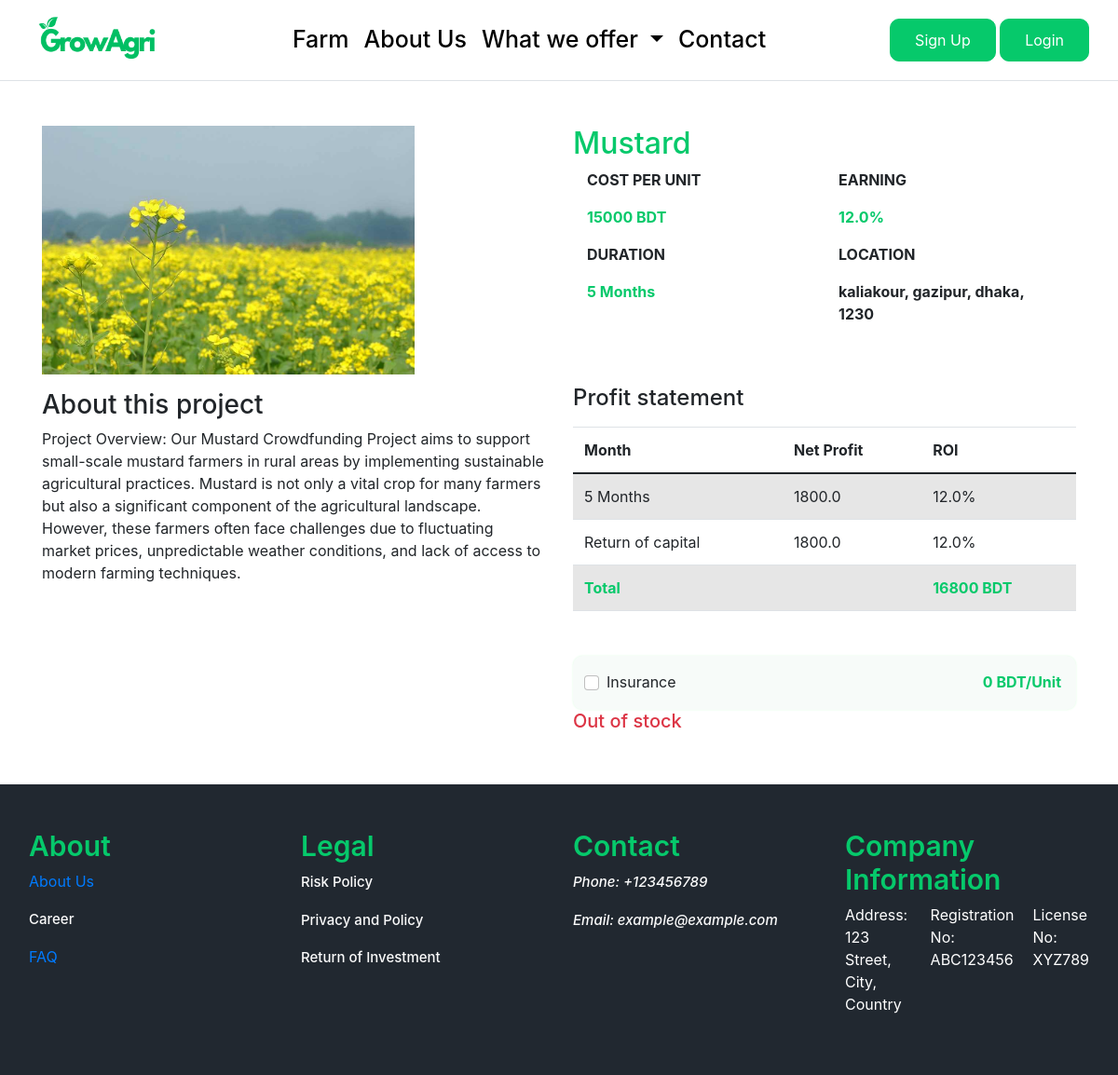
Before: /farm/mustard/mustard/ with the older database file.
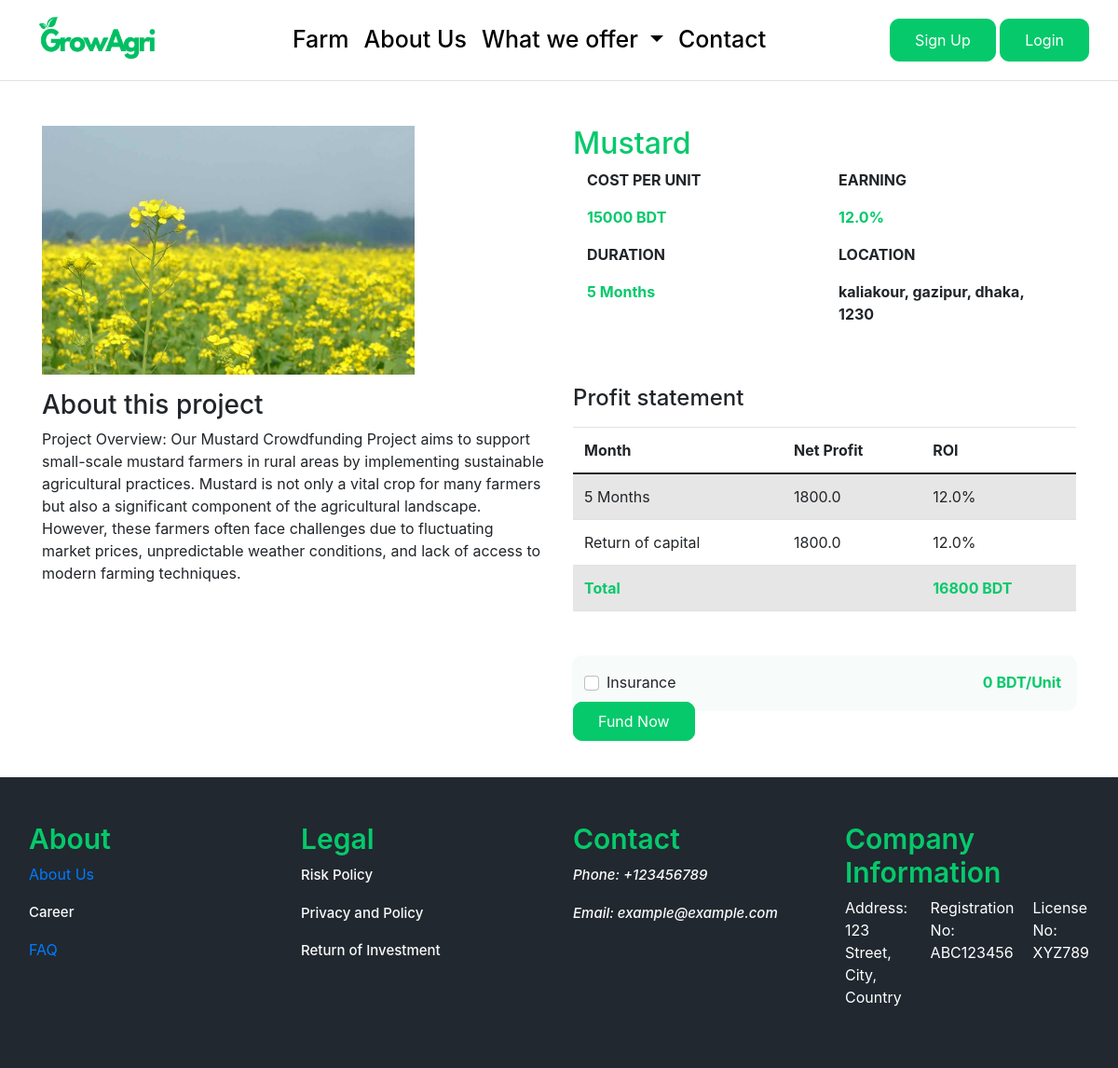
After: the same page with the newer database file.
### farm/models.py (models this page shows, shortened)
class Farm(models.Model):
    farm_name = models.CharField(max_length=200, unique=True)
    slug = models.SlugField(max_length=200, unique=True, blank=True)
    description = models.TextField(max_length=500, blank=True)
    price = models.IntegerField()
    images = models.ImageField(upload_to='photos/farm')
    stock = models.IntegerField()
    is_available = models.BooleanField(default=True)
    category = models.ForeignKey(CropType, on_delete=models.CASCADE)
    created_date = models.DateTimeField(auto_now_add=True)
    modified_date = models.DateTimeField(auto_now=True)
    campaign_status = models.CharField(max_length=20, choices=[('draft', 'Draft'), ('active', 'Active'), ('completed', 'Completed')], default='draft')
    location = models.CharField(max_length=200, default='')  # Location of the farm
    duration = models.IntegerField(default=None, null=True, blank=True)
    custom_percentage = models.FloatField(validators=[MinValueValidator(0)], null=True, blank=True)
    def calculate_roi(self):
        if self.custom_percentage is None:
            raise ValueError("Custom percentage is not specified.")
        return (self.price * self.custom_percentage) / 100

### farm/views.py (the view)
# urls.py: path('<slug:crop_slug>/<slug:farm_slug>/', views.farm_detail, name='farm_detail'),
def farm_detail(request, crop_slug, farm_slug):
    try:
        single_product = Farm.objects.get(category__slug=crop_slug, slug= farm_slug)
    except Exception as e:
        raise e
    farm = get_object_or_404(Farm, slug=farm_slug)
    total_sum_value = farm.calculate_roi() + farm.price
    context = {
        'farm': farm,
        'total_sum_value': total_sum_value,
        'single_product': single_product,
    }
    return render(request, 'farm/farm_detail.html', context)

### projects/context_processors.py (called while the page is built)
def menu_links(request):
    links = CropType.objects.all()
    return dict(links=links)

### templates/farm/farm_detail.html (shortened to what this page needs)
{% extends "base.html" %}
{% load static %}
{% block content %}
    <div class="container my-5">
        <div class="row">
            <div class="col-md-6 col-sm-12">
                <img src="{{ farm.images.url }}" width="400" alt="" class="booking_product">
                <div class="booking_content my-3">
                    <h3>About this project</h3>
                    <p>{{ farm.description }}</p>
                </div>
            </div>
            <div class="col-md-6 col-sm-12">
                <h2 class="text_color">{{ farm.farm_name }}</h2>
                <div class="container">
                    <div class="row">
                        <div class="col-md-6 col-sm-12">
                            <p class="fw-bold">COST PER UNIT</p>
                            <p class="fw-bold text_color">{{ farm.price }} BDT</p>
                        </div>
                        <div class="col-md-6 col-sm-12">
                            <p class="fw-bold">EARNING</p>
                            <p class="fw-bold text_color">{{ farm.custom_percentage }}%</p>
                        </div>
                    </div>
                </div>
                <div class="container">
                    <div class="row">
                        <div class="col-md-6 col-sm-12">
                            <p class="fw-bold">DURATION</p>
                            <p class="fw-bold text_color">{{ farm.duration }} Months</p>
                        </div>
                        <div class="col-md-6 col-sm-12">
                            <p class="fw-bold">LOCATION</p>
                            <p class="fw-bold">{{ farm.location}}</p>
                        </div>
                    </div>
                </div>
                <div class="my-5">
                    <h4 class="my-3">Profit statement</h4>
                    <table class="table table-striped">
                        <thead>
                            <tr>
                                <th scope="col">Month</th>
                                <th scope="col">Net Profit</th>
                                <th scope="col">ROI</th>
                            </tr>
                        </thead>
                        <tbody>
                            <tr>
                                <td> {{ farm.duration }} Months </td>
                                <td>{{ farm.calculate_roi }} </td>
                                <td>{{ farm.custom_percentage }}%</td>
                            </tr>
                            <tr>
                                <td> Return of capital</td>
                                <td>{{ farm.calculate_roi }} </td>
                                <td> {{ farm.custom_percentage }}%</td>
                            </tr>
                            <tr>
                                <td colspan="2" class="text_color fw-bold">Total</td>
                                <td class="text_color fw-bold">{{ farm.calculate_roi|add:farm.price }} BDT</td>
                            </tr>
                        </tbody>
                    </table>
                </div>
                <div class="gray_bg p-3 d-flex justify-content-between">
                    <div class="form-check">
                        <input type="checkbox" class="form-check-input" id="exampleCheck1">
                        <label class="form-check-label" for="exampleCheck1">Insurance</label>
                    </div>
                    <p class="m-0 fw-bold text_color">0 BDT/Unit</p>
                </div>
                    {% if single_product.stock > 0 %}
                    <a href="{% url 'add_cart' single_product.id %}" class="custom_button">Fund Now</a>
                {% else %}
                    <h5 class="text-danger">Out of stock</h5>
                {% endif %}
            </div>
        </div>
    </div>
    {% endblock content %}

### templates/base.html (shortened to what this page needs)
{% load static %}
{%load static %}
<!doctype html>
<html lang="en">
<head>
    <link href="https://cdn.jsdelivr.net/npm/bootstrap@5.0.2/dist/css/bootstrap.min.css" rel="stylesheet"
>
        <link rel="stylesheet" href="https://cdn.jsdelivr.net/npm/bootstrap@4.0.0/dist/css/bootstrap.min.css">
    <link href="https://cdnjs.cloudflare.com/ajax/libs/font-awesome/5.15.4/css/all.min.css" rel="stylesheet">
    <link rel="stylesheet" href="{% static 'css/style.css' %}">
</head>
<body>
    {% include 'includes/header.html' %}
    {% block content%}
    {% endblock content %}
    {% include 'includes/footer.html' %}
</body>
</html>

### templates/includes/header.html (shortened to what this page needs)
{% load static %}
 <nav class="navbar navbar-expand-lg border-bottom navbar-light">
    <div class="container-fluid">
        <a class="mb-0 h1 logo_text" href="{% url 'home' %}">
          <img src="{% static 'images/logo.png' %}" height="70" width="150" alt="">
        </a>
        {% if user.id is None %}
        <div class="collapse navbar-collapse" id="navbarSupportedContent">
            <ul class="navbar-nav mx-auto mb-2 mb-lg-0">
                <li class="nav-item">
                    <a class="nav-link link_item" href="{% url 'farm' %}">Farm</a>
                </li>
                <li class="nav-item">
                    <a class="nav-link link_item" href="{% url 'about-us' %}">About Us</a>
                </li>
                <li class="nav-item dropdown">
                    <a class="nav-link link_item dropdown-toggle" href="#" id="navbarDropdown" role="button" data-toggle="dropdown" aria-haspopup="true" aria-expanded="false">
                        What we offer
                    </a>
                </li>
                <li class="nav-item">
                    <a class="nav-link link_item" href="#">Contact</a>
                </li>
            </ul>
            <div>
                <a href="{% url 'register' %}" class="btn btn-primary custom_button">Sign Up</a>
                <a href="{% url 'login' %}" class="btn btn-outline-secondary custom_button">Login</a>
            </div>
        {% endif %}
        </div>
    </div>
</nav>

### templates/script.html (shortened to what this page needs)
{% load static %}

### templates/includes/footer.html
{% load static%}
<link rel="stylesheet" href="{% static 'css/style.css' %}">
    <div class="footer_container px-3 py-5">
        <div class="container-fluid">
            <div class="row">
                <div class="col-md-3 col-sm-12">
                    <h3 class="footer_menu_header">About</h3>
                    <div>
                        <p><a href="{% url 'about-us' %}">About Us</a></p>
                        <p><a href="#" class="footer_link">Career</a></p>
                        <p><a href="{% url 'faq' %}">FAQ</a></p>
                    </div>
                </div>
                <div class="col-md-3 col-sm-12">
                    <h3 class="footer_menu_header">Legal</h3>
                    <div>
                        <p><a href="#" class="footer_link">Risk Policy</a></p>
                        <p><a href="#" class="footer_link">Privacy and Policy</a></p>
                        <p><a href="#" class="footer_link">Return of Investment</a></p>
                    </div>
                </div>
                <div class="col-md-3 col-sm-12">
                    <h3 class="footer_menu_header">Contact</h3>
                    <div>
                        <p><i class="footer_link">Phone: +123456789 </i></p>
                        <p><i class="footer_link">Email: example@example.com </i></p>
                    </div>
                </div>
                <div class="col-md-3 col-sm-12">
                    <h3 class="footer_menu_header">Company Information</h3>
                    <div style="display: flex; flex-direction: row;">
                        <p style="color: white; margin-right: 20px;">Address: 123 Street, City, Country</p>
                        <p style="color: white; margin-right: 20px;">Registration No: ABC123456</p>
                        <p style="color: white;">License No: XYZ789</p>
                    </div>
                </div>
            </div>
        </div>
    </div>

### static/css/style.css (style rules this page uses)
.logo_text { color: #0c0c0c; text-decoration: none; font-size: 50px; }
.link_item { color: #000000 !important; font-size: 25px; font-weight: 500; }
.footer_container { background-color: #212830; }
.footer_menu_header { color: #06C96B; font-size: 30px; font-weight: 600; }
.footer_link { color: rgb(250, 250, 250); text-decoration: none; font-size: 15px; font-weight: 500; }
.custom_button { background-color: #06C96B; border: none; padding: 10px 26px; border-radius: 10px; color: white; border: 1px solid #06C96B; transition: 0.3s; }
.text_color { color: #06C96B; }
.gray_bg { background-color: #f7fbf9; border-radius: 10px; box-shadow: 0 0 2px rgba(79, 255, 103, 0.2); }

Changed rows visible on the page:
changed Farm "Mustard": stock 0 → 10 (drawn)
Other visible differences:
text no longer shown: "Out of stock"
text now shown: "Fund Now"
